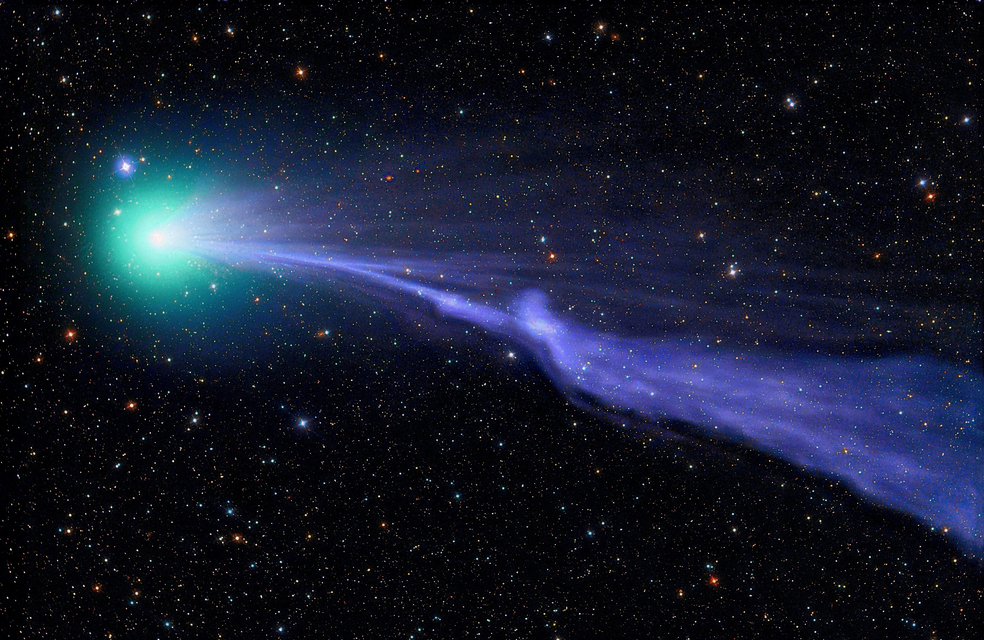
#> input picture problemset1/Answer_Key/comet.png, 984 x 640 px
$ python q3_jack_hong_bill_kong.py
#> lines starting #> are read from the running program, lines starting #| are printed output that depends on the picture
# CTA200H 2017 Problem Set 1, Question 3
# Jack Hong and Bill Kong

import scipy.integrate as integrate
import numpy as np
import matplotlib.pyplot as plt
import matplotlib.image as mpimg
from astropy.convolution import AiryDisk2DKernel
from astropy.convolution import convolve


def bessel(m, x):
    """Return the Bessel function of the first kind of order m."""
    return 1 / np.pi * float(integrate.quad(lambda theta: np.cos(m * theta - x * np.sin(theta)), 0, np.pi)[0])


def plot_bessel(m_max, x_max):
    """Plot the bessel functions of the first kind from order m=0 to m=m_max for x=[0, xmax]"""
#> called with m_max = 3, x_max = 20
    x = np.linspace(0, x_max, 1000)
    vec_bessel = np.vectorize(bessel)

    for m in range(m_max + 1):
        plt.plot(x, vec_bessel(m, x), label='m = {:d}'.format(m))

    plt.title("Bessel functions of the first kind of order m")
    plt.ylabel("$J_m(x)$")
    plt.xlabel("x")
    plt.legend()


def point_spread_intensity(q):
    """Return the point spread function.

    The point_spread_intensity of light from a point source passing through a circular telescope aperture
    of radius a on the focal plane is modelled by the point spread function:
        I(x) = Io (2*J1(x)/x)^2
    where Io is the initial point_spread_intensity and x = (2 * pi * a * q) / (w * R)

    a - the radius of the aperture
    q - distance from the optical axis in the focal plane
    w - wavelength of the light
    R - distance from aperture to the focal plane.

    The values for the above parameters are arbitrarily chosen for the assignment
    and not intended to represent a real thing.
    """
    I_0 = 1000  # Intensity of light at center
    a = 0.1  # aperture of telescope
    w = 0.07  # wavelength of light
    R = 0.5  # distance from aperture to focal point
    x = (2 * np.pi * a * q) / (w * R)

    return I_0 * (2 * bessel(1, x) / x) ** 2


def plot_point_spread_fn():
    """Plot the point spread function.

    Note: The contrast has been increased by taking the log of the point_spread_intensity function and specifying vmax=7
    """
    # [4 lines of commented-out code are left out]

    x = np.linspace(-0.5, 0.5, 100)
    vec_intensity = np.vectorize(point_spread_intensity)
    xv, yv = np.meshgrid(x, x)
    r2d = np.sqrt(xv ** 2 + yv ** 2)
    intensities = vec_intensity(r2d)
    plt.imshow(np.log(intensities), extent=(-.5, .5, -.5, .5), cmap='Greys', vmin=0, vmax=7)
    plt.title("2D Point spread function (Airy disk)")
    plt.xlabel('x (m)')
    plt.ylabel('y (m)')


def convolute_img():
    img = mpimg.imread('comet.png')
#> img is the input picture: shape (640, 984, 3) float32; mean R, G, B 0.0796, 0.102, 0.169
    img = img.mean(axis=-1)
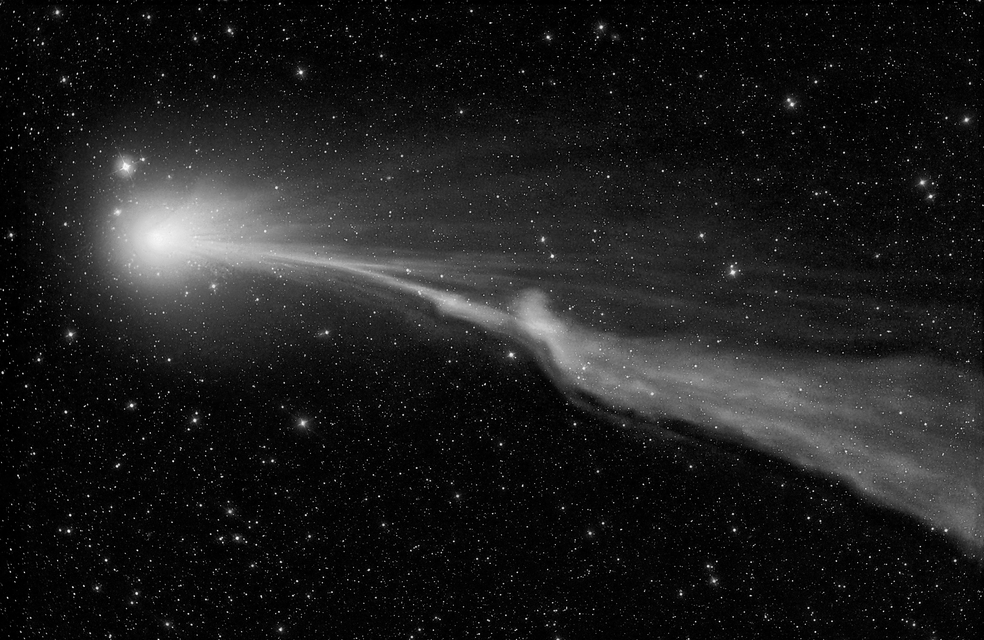
#> img: shape (640, 984) float32; min 0, max 1, mean 0.117

    plt.subplot(2, 1, 1)
    plt.imshow(img)
    plt.title("Original")

    plt.subplot(2, 1, 2)
    # [9 lines of commented-out code are left out]

    airydisk_2D_kernel = AiryDisk2DKernel(10)

    convolved_img = convolve(img, airydisk_2D_kernel)
    plt.imshow(convolved_img)
    plt.title("Convoluted")


def main():
    plt.figure()
    plot_bessel(3, 20)

    plt.figure()
    plot_point_spread_fn()

    plt.figure()
    convolute_img()

    plt.show()
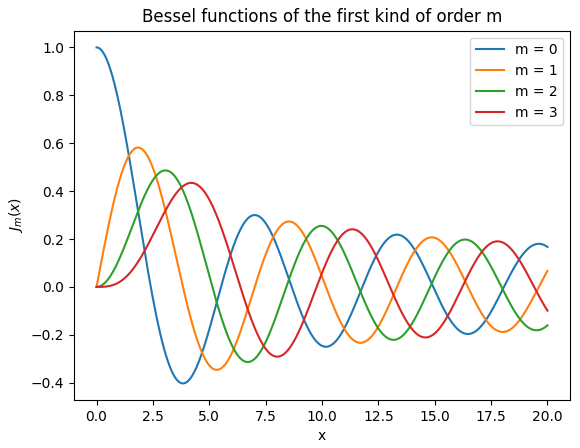
#> figure drawn by matplotlib, 1 panel; curve peaks at x = 0, y = 1; curve peaks at x = 1.84, y = 0.582; curve peaks at x = 3.06, y = 0.486
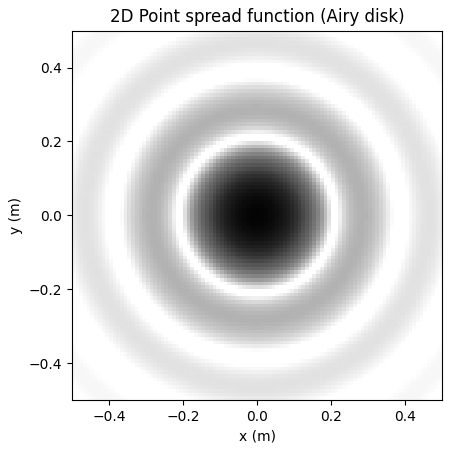
#> figure drawn by matplotlib, 1 panel
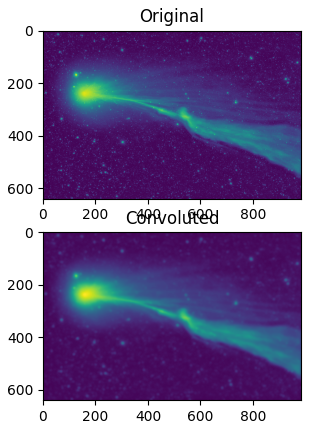
#> figure drawn by matplotlib, 2 panels


if __name__ == "__main__":
    main()
